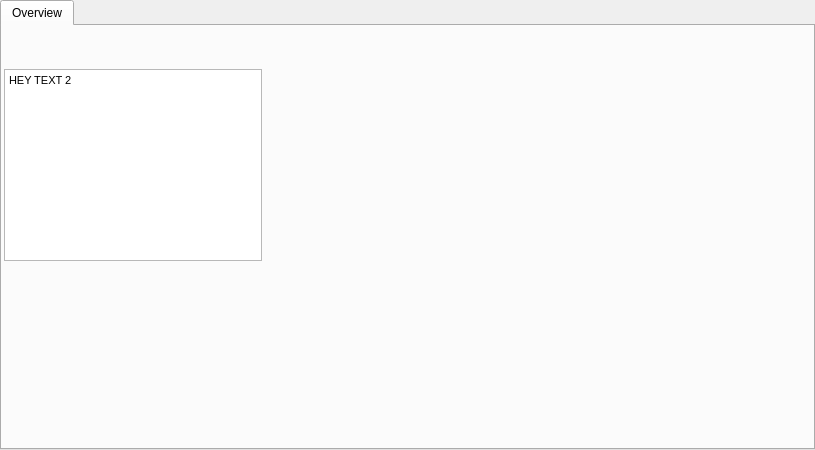
<?xml version="1.0" encoding="UTF-8"?>
<ui version="4.0">
 <class>topTabs</class>
 <widget class="QTabWidget" name="topTabs">
  <property name="geometry">
   <rect>
    <x>0</x>
    <y>0</y>
    <width>815</width>
    <height>450</height>
   </rect>
  </property>
  <property name="windowTitle">
   <string>TabWidget</string>
  </property>
  <property name="currentIndex">
   <number>0</number>
  </property>
  <widget class="QWidget" name="tab">
   <attribute name="title">
    <string>Overview</string>
   </attribute>
   <widget class="QWidget" name="">
    <property name="geometry">
     <rect>
      <x>2</x>
      <y>3</y>
      <width>258</width>
      <height>232</height>
     </rect>
    </property>
    <layout class="QGridLayout" name="gridLayout">
     <item row="0" column="0">
      <widget class="QLabel" name="label_image_video1">
       <property name="sizePolicy">
        <sizepolicy hsizetype="Expanding" vsizetype="Expanding">
         <horstretch>0</horstretch>
         <verstretch>0</verstretch>
        </sizepolicy>
       </property>
       <property name="text">
        <string/>
       </property>
       <property name="scaledContents">
        <bool>false</bool>
       </property>
      </widget>
     </item>
     <item row="1" column="0">
      <widget class="QLabel" name="label_text_video1">
       <property name="sizePolicy">
        <sizepolicy hsizetype="Expanding" vsizetype="Expanding">
         <horstretch>0</horstretch>
         <verstretch>0</verstretch>
        </sizepolicy>
       </property>
       <property name="text">
        <string/>
       </property>
      </widget>
     </item>
     <item row="0" column="1">
      <widget class="QLabel" name="label_image_video2">
       <property name="sizePolicy">
        <sizepolicy hsizetype="Expanding" vsizetype="Expanding">
         <horstretch>0</horstretch>
         <verstretch>0</verstretch>
        </sizepolicy>
       </property>
       <property name="text">
        <string/>
       </property>
       <property name="scaledContents">
        <bool>false</bool>
       </property>
      </widget>
     </item>
     <item row="4" column="0" colspan="2">
      <widget class="QTextBrowser" name="text_browser_tutorials">
       <property name="html">
        <string>&lt;!DOCTYPE HTML PUBLIC &quot;-//W3C//DTD HTML 4.0//EN&quot; &quot;http://www.w3.org/TR/REC-html40/strict.dtd&quot;&gt;
&lt;html&gt;&lt;head&gt;&lt;meta name=&quot;qrichtext&quot; content=&quot;1&quot; /&gt;&lt;style type=&quot;text/css&quot;&gt;
p, li { white-space: pre-wrap; }
&lt;/style&gt;&lt;/head&gt;&lt;body style=&quot; font-family:'MS Shell Dlg 2'; font-size:8.25pt; font-weight:400; font-style:normal;&quot;&gt;
&lt;p style=&quot; margin-top:0px; margin-bottom:0px; margin-left:0px; margin-right:0px; -qt-block-indent:0; text-indent:0px;&quot;&gt;&lt;span style=&quot; font-size:8pt;&quot;&gt;HEY TEXT 2&lt;/span&gt;&lt;/p&gt;&lt;/body&gt;&lt;/html&gt;</string>
       </property>
      </widget>
     </item>
     <item row="1" column="1">
      <widget class="QLabel" name="label_text_video2">
       <property name="sizePolicy">
        <sizepolicy hsizetype="Expanding" vsizetype="Expanding">
         <horstretch>0</horstretch>
         <verstretch>0</verstretch>
        </sizepolicy>
       </property>
       <property name="text">
        <string/>
       </property>
      </widget>
     </item>
    </layout>
   </widget>
  </widget>
 </widget>
 <resources/>
 <connections/>
</ui>
